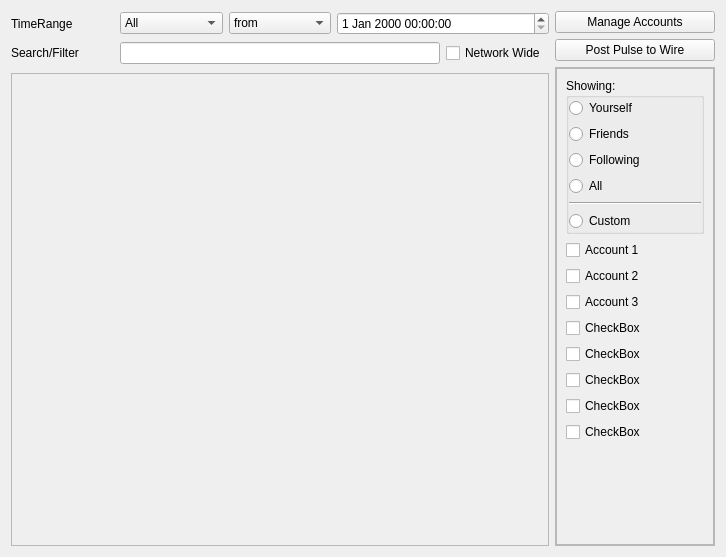
<?xml version="1.0" encoding="UTF-8"?>
<ui version="4.0">
 <class>WireDialog</class>
 <widget class="QWidget" name="WireDialog">
  <property name="geometry">
   <rect>
    <x>0</x>
    <y>0</y>
    <width>726</width>
    <height>557</height>
   </rect>
  </property>
  <property name="windowTitle">
   <string/>
  </property>
  <layout class="QGridLayout" name="gridLayout_2">
   <item row="0" column="0" rowspan="3">
    <layout class="QGridLayout" name="gridLayout">
     <item row="0" column="0">
      <widget class="QLabel" name="label_3">
       <property name="text">
        <string>TimeRange</string>
       </property>
      </widget>
     </item>
     <item row="0" column="1">
      <widget class="QComboBox" name="comboBox">
       <item>
        <property name="text">
         <string>All</string>
        </property>
       </item>
       <item>
        <property name="text">
         <string>Last Month</string>
        </property>
       </item>
       <item>
        <property name="text">
         <string>Last Week</string>
        </property>
       </item>
       <item>
        <property name="text">
         <string>Today</string>
        </property>
       </item>
       <item>
        <property name="text">
         <string>New</string>
        </property>
       </item>
      </widget>
     </item>
     <item row="0" column="2">
      <widget class="QComboBox" name="comboBox_2">
       <item>
        <property name="text">
         <string>from</string>
        </property>
       </item>
       <item>
        <property name="text">
         <string>until</string>
        </property>
       </item>
      </widget>
     </item>
     <item row="0" column="3" colspan="2">
      <widget class="QDateTimeEdit" name="dateTimeEdit"/>
     </item>
     <item row="1" column="0">
      <widget class="QLabel" name="label_2">
       <property name="text">
        <string>Search/Filter</string>
       </property>
      </widget>
     </item>
     <item row="1" column="1" colspan="3">
      <widget class="QLineEdit" name="lineEdit"/>
     </item>
     <item row="1" column="4">
      <widget class="QCheckBox" name="checkBox_9">
       <property name="text">
        <string>Network Wide</string>
       </property>
      </widget>
     </item>
    </layout>
   </item>
   <item row="0" column="1">
    <widget class="QPushButton" name="pushButton_Accounts">
     <property name="text">
      <string>Manage Accounts</string>
     </property>
    </widget>
   </item>
   <item row="2" column="1" rowspan="2">
    <widget class="QFrame" name="frame">
     <property name="maximumSize">
      <size>
       <width>160</width>
       <height>16777215</height>
      </size>
     </property>
     <property name="frameShape">
      <enum>QFrame::StyledPanel</enum>
     </property>
     <property name="frameShadow">
      <enum>QFrame::Raised</enum>
     </property>
     <layout class="QVBoxLayout" name="verticalLayout_5">
      <property name="spacing">
       <number>0</number>
      </property>
      <property name="margin">
       <number>0</number>
      </property>
      <item>
       <widget class="QScrollArea" name="scrollArea_2">
        <property name="widgetResizable">
         <bool>true</bool>
        </property>
        <widget class="QWidget" name="scrollAreaWidgetContents_2">
         <property name="geometry">
          <rect>
           <x>0</x>
           <y>0</y>
           <width>156</width>
           <height>469</height>
          </rect>
         </property>
         <layout class="QVBoxLayout" name="verticalLayout_4">
          <item>
           <widget class="QGroupBox" name="groupBox">
            <property name="title">
             <string>Showing:</string>
            </property>
            <layout class="QVBoxLayout" name="verticalLayout">
             <property name="margin">
              <number>0</number>
             </property>
             <item>
              <widget class="QRadioButton" name="radioButton">
               <property name="text">
                <string>Yourself</string>
               </property>
              </widget>
             </item>
             <item>
              <widget class="QRadioButton" name="radioButton_2">
               <property name="text">
                <string>Friends</string>
               </property>
              </widget>
             </item>
             <item>
              <widget class="QRadioButton" name="radioButton_3">
               <property name="text">
                <string>Following</string>
               </property>
              </widget>
             </item>
             <item>
              <widget class="QRadioButton" name="radioButton_4">
               <property name="text">
                <string>All</string>
               </property>
              </widget>
             </item>
             <item>
              <widget class="Line" name="line">
               <property name="orientation">
                <enum>Qt::Horizontal</enum>
               </property>
              </widget>
             </item>
             <item>
              <widget class="QRadioButton" name="radioButton_5">
               <property name="text">
                <string>Custom</string>
               </property>
              </widget>
             </item>
            </layout>
           </widget>
          </item>
          <item>
           <widget class="QCheckBox" name="checkBox">
            <property name="text">
             <string>Account 1</string>
            </property>
           </widget>
          </item>
          <item>
           <widget class="QCheckBox" name="checkBox_2">
            <property name="text">
             <string>Account 2</string>
            </property>
           </widget>
          </item>
          <item>
           <widget class="QCheckBox" name="checkBox_3">
            <property name="text">
             <string>Account 3</string>
            </property>
           </widget>
          </item>
          <item>
           <widget class="QCheckBox" name="checkBox_4">
            <property name="text">
             <string>CheckBox</string>
            </property>
           </widget>
          </item>
          <item>
           <widget class="QCheckBox" name="checkBox_5">
            <property name="text">
             <string>CheckBox</string>
            </property>
           </widget>
          </item>
          <item>
           <widget class="QCheckBox" name="checkBox_6">
            <property name="text">
             <string>CheckBox</string>
            </property>
           </widget>
          </item>
          <item>
           <widget class="QCheckBox" name="checkBox_7">
            <property name="text">
             <string>CheckBox</string>
            </property>
           </widget>
          </item>
          <item>
           <widget class="QCheckBox" name="checkBox_8">
            <property name="text">
             <string>CheckBox</string>
            </property>
           </widget>
          </item>
          <item>
           <spacer name="verticalSpacer_2">
            <property name="orientation">
             <enum>Qt::Vertical</enum>
            </property>
            <property name="sizeHint" stdset="0">
             <size>
              <width>20</width>
              <height>116</height>
             </size>
            </property>
           </spacer>
          </item>
         </layout>
        </widget>
       </widget>
      </item>
     </layout>
    </widget>
   </item>
   <item row="3" column="0">
    <widget class="QScrollArea" name="scrollArea">
     <property name="widgetResizable">
      <bool>true</bool>
     </property>
     <property name="alignment">
      <set>Qt::AlignBottom|Qt::AlignLeading|Qt::AlignLeft</set>
     </property>
     <widget class="QWidget" name="scrollAreaWidgetContents">
      <property name="geometry">
       <rect>
        <x>0</x>
        <y>0</y>
        <width>540</width>
        <height>465</height>
       </rect>
      </property>
      <property name="styleSheet">
       <string notr="true">QWidget#scrollAreaWidgetContents{border: none;}</string>
      </property>
      <layout class="QVBoxLayout" name="verticalLayout_2">
       <property name="spacing">
        <number>0</number>
       </property>
       <property name="margin">
        <number>0</number>
       </property>
       <item>
        <spacer name="verticalSpacer">
         <property name="orientation">
          <enum>Qt::Vertical</enum>
         </property>
         <property name="sizeHint" stdset="0">
          <size>
           <width>20</width>
           <height>40</height>
          </size>
         </property>
        </spacer>
       </item>
      </layout>
     </widget>
    </widget>
   </item>
   <item row="1" column="1">
    <widget class="QPushButton" name="pushButton_Post">
     <property name="text">
      <string>Post Pulse to Wire</string>
     </property>
    </widget>
   </item>
  </layout>
 </widget>
 <resources>
  <include location="../LinksCloud/images.qrc"/>
 </resources>
 <connections/>
</ui>
